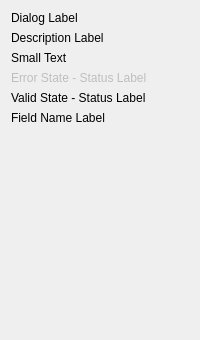
     <widget class="QWidget" name="tab_10">
      <attribute name="title">
       <string>Labels</string>
      </attribute>
      <layout class="QVBoxLayout" name="verticalLayout_16">
       <item>
        <layout class="QVBoxLayout" name="verticalLayout_4">
         <item>
          <widget class="Origin::UIToolkit::OriginLabel" name="originLabel_5">
           <property name="text">
            <string>Dialog Label</string>
           </property>
          </widget>
         </item>
         <item>
          <widget class="Origin::UIToolkit::OriginLabel" name="originLabel_18">
           <property name="text">
            <string>Description Label</string>
           </property>
           <property name="labelType">
            <enum>Origin::UIToolkit::OriginLabel::DialogDescription</enum>
           </property>
          </widget>
         </item>
         <item>
          <widget class="Origin::UIToolkit::OriginLabel" name="originLabel_17">
           <property name="text">
            <string>Small Text</string>
           </property>
           <property name="labelType">
            <enum>Origin::UIToolkit::OriginLabel::DialogSmall</enum>
           </property>
          </widget>
         </item>
         <item>
          <widget class="Origin::UIToolkit::OriginLabel" name="originLabel_10">
           <property name="enabled">
            <bool>false</bool>
           </property>
           <property name="text">
            <string>Error State - Status Label</string>
           </property>
           <property name="labelType">
            <enum>Origin::UIToolkit::OriginLabel::DialogStatus</enum>
           </property>
           <property name="validationStatus">
            <enum>Origin::UIToolkit::OriginLabel::Invalid</enum>
           </property>
          </widget>
         </item>
         <item>
          <widget class="Origin::UIToolkit::OriginLabel" name="originLabel_6">
           <property name="text">
            <string>Valid State - Status Label</string>
           </property>
           <property name="labelType">
            <enum>Origin::UIToolkit::OriginLabel::DialogStatus</enum>
           </property>
           <property name="validationStatus">
            <enum>Origin::UIToolkit::OriginLabel::Valid</enum>
           </property>
          </widget>
         </item>
         <item>
          <widget class="Origin::UIToolkit::OriginLabel" name="FieldNameLabel">
           <property name="text">
            <string>Field Name Label</string>
           </property>
           <property name="labelType">
            <enum>Origin::UIToolkit::OriginLabel::DialogFieldName</enum>
           </property>
          </widget>
         </item>
        </layout>
       </item>
       <item>
        <spacer name="verticalSpacer_6">
         <property name="orientation">
          <enum>Qt::Vertical</enum>
         </property>
         <property name="sizeHint" stdset="0">
          <size>
           <width>20</width>
           <height>204</height>
          </size>
         </property>
        </spacer>
       </item>
      </layout>
     </widget>
